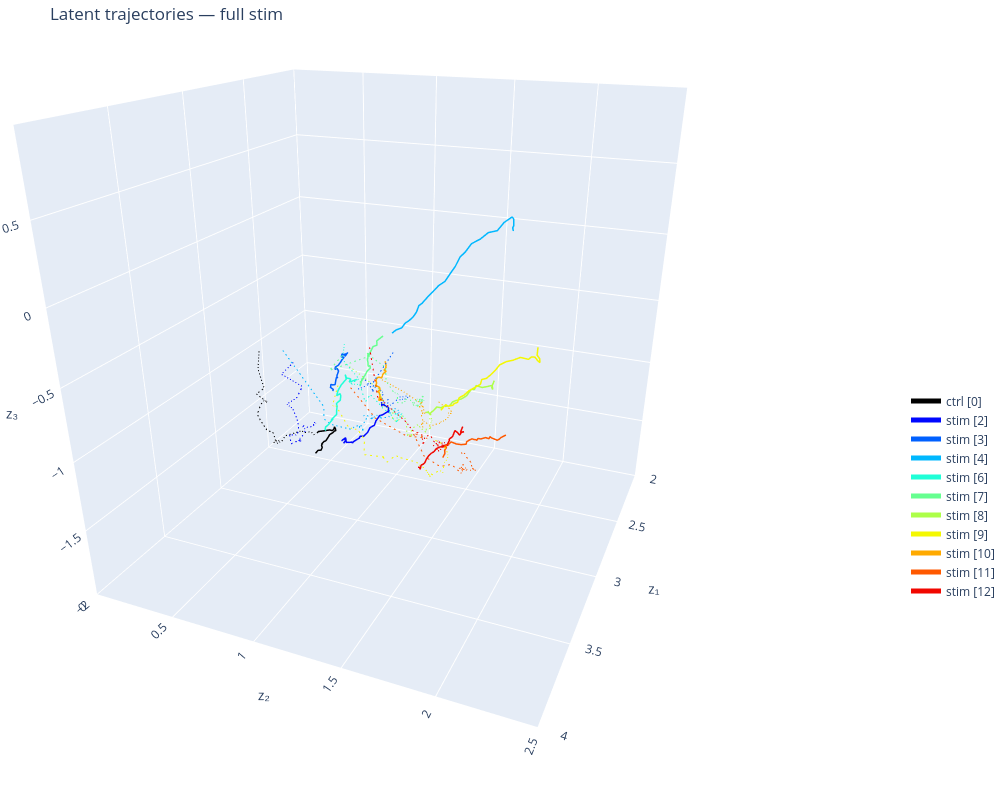

Notebook code cell kept with this figure:
### Code cell
# All sessions, post-stim only
fig = plot_latent_phase_portrait_sessions(
    z_by_session=z_by_session,
    centers_ms_by_session=centers_ms_by_session,
    control_indices=CONTROL_INDICES,
    alpha_trials=0.05,
    plot_sessions = [0] +list(range(2, 5)) + list(range(6, 13)),
    epoch="full",        # "full", "pre", or "post"
    pre_trim_bins=0,
    post_trim_bins=0,
    show_pre_post=True,
    show_trials=False,
    show_markers=False,
    x_range=[2, 4],
    y_range=[0, 2.5],
    z_range=[-2, 1],
)
fig.update_layout(scene_camera=dict(eye=dict(x=1.75, y=0.75, z=0.75), center=dict(x=0, y=0, z=-0.2)))
fig.show()
